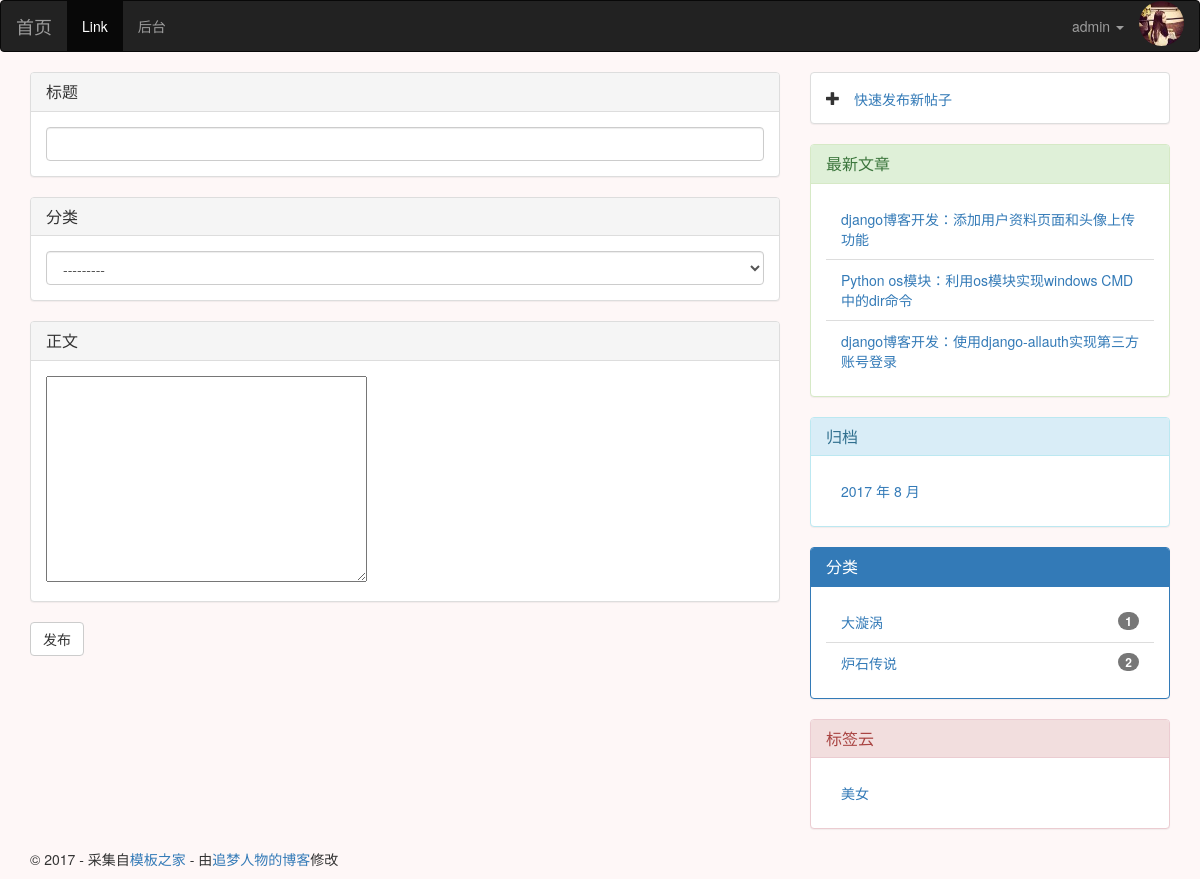
Page /new/ (signed in) on the earlier database version.
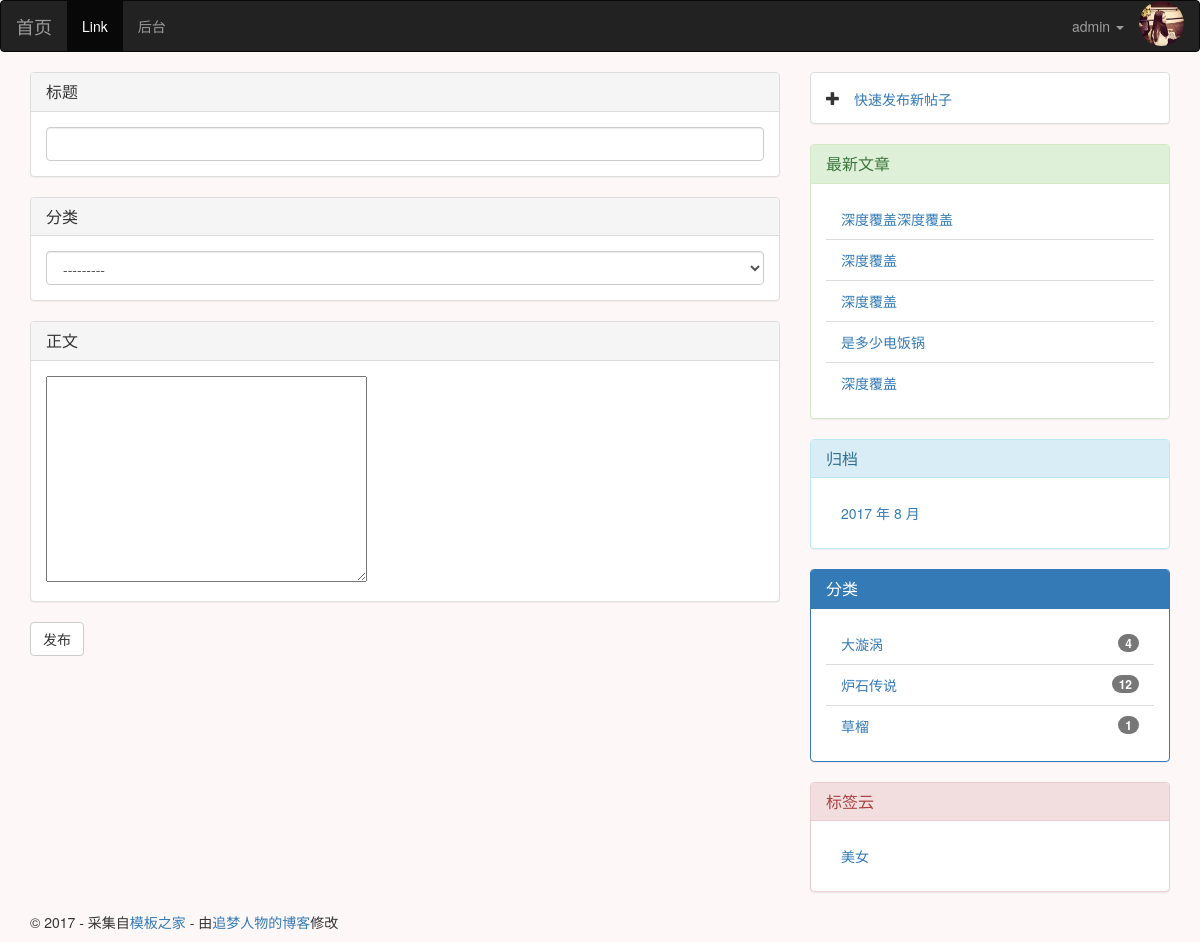
Same page on the later database version.
### blog/models.py (models this page shows, shortened)
class Post(models.Model):
    title = models.CharField(max_length=255)
    def get_absolute_url(self):
        return reverse('blog:detail', kwargs={'pk': self.pk})
    body = RichTextUploadingField(verbose_name='正文')
    views = models.PositiveIntegerField(default=0)
    excerpt = models.CharField(max_length=200, blank=True)
    created_time = models.DateTimeField(auto_now_add=True)
    modified_time = models.DateTimeField(auto_now_add=True)
    category = models.ForeignKey(Category)
    tags = models.ManyToManyField(Tag, blank=True)
    author = models.ForeignKey(User)
    class Meta:
        ordering = ['-created_time']

class Category(models.Model):
    name = models.CharField(max_length=100)
    def __str__(self):
        return self.name

class Tag(models.Model):
    name = models.CharField(max_length=70)

### blog/views.py (the view)
# urls.py: url(r'^new/$', views.post_new, name='post_new'),
def post_new(request):
    if request.method == "POST":
        form = PostForm(request.POST)
        if form.is_valid():
            post = form.save(commit=False)
            post.author = request.user
            post.save()
    else:
        form = PostForm()
    return render(request, 'blog/newpost.html', {'form': form})

### blog/forms.py
class PostForm(forms.ModelForm):
    class Meta:
        model = Post
        fields = ('title', 'body', 'category', 'tags')
        widgets = {
            'title': TextInput(attrs={'class':'form-control'}),
            'category':Select(attrs={'class': 'form-control'}),
        }

### blog/templatetags/blog_tags.py (called while the page is built)
@register.simple_tag              # 将函数注册为模板
def get_recent_posts(num=5):
    return Post.objects.all().order_by('-created_time')[:num]

@register.simple_tag
def archives():
    return Post.objects.dates('created_time', 'month', order='DESC')

@register.simple_tag
def get_categories():
    return Category.objects.annotate(num_posts=Count('post')).filter(num_posts__gt=0)

@register.simple_tag
def get_tag():
    return Tag.objects.all()

### templates/blog/newpost.html (shortened to what this page needs)
{% extends 'base.html' %}
{% load staticfiles %}
{% block main %}
    <form method="POST" class="post-form">{% csrf_token %}
        <div class="panel panel-default">
        <div class="panel-heading">
        <h3 class="panel-title">标题</h3>
        </div>
        <div class="panel-body">
        {{ form.title }}
        </div>
        </div>
          <div class="panel panel-default">
        <div class="panel-heading">
        <h3 class="panel-title">分类</h3>
        </div>
        <div class="panel-body">
        {{ form.category }}
        </div>
        </div>
         <div class="panel panel-default">
        <div class="panel-heading">
        <h3 class="panel-title">正文</h3>
        </div>
        <div class="panel-body">
        {{ form.body}}
        </div>
        </div>
        <button type="submit" class="save btn btn-default">发布</button>
    </form>
{% endblock main %}

### templates/base.html (shortened to what the changed rows need)
{% load staticfiles %}
{% load blog_tags %}
<!DOCTYPE html>
<html>
<head>
    <link rel="stylesheet" href="//cdn.bootcss.com/bootstrap/3.3.7/css/bootstrap.min.css">
    <link rel="stylesheet" href="{% static 'blog/css/custom.css' %}">
    <link rel="stylesheet" href="{% static 'blog/css/prism.css' %}">
    <link rel="stylesheet" href="{% static 'easy_comment/css/comment.css' %}">
    <link rel="stylesheet" href="{% static 'easy_comment/css/prism.css' %}">
</head>
<body class="body-qiansebeijing">
<div class="content-body">
    <div class="container">
        <div class="row">
            <aside class="col-md-4">
                <div class="panel panel-success">
                    {% get_recent_posts as recent_post_list %}
                    <ul class="list-group panel-body">
                        {% for post in recent_post_list %}
                        <li class="list-group-item">
                            <a href="{{ post.get_absolute_url }}">{{ post.title }}</a>
                        </li>
                        {% endfor %}
                    </ul>
                </div>
                <div class="panel panel-info">
                    {% archives as date_list %}
                    <ul class="list-group panel-body">
                        {% for date in date_list %}
                        <li class="list-group-item">
                            <a href="#">{{date.year}} 年 {{date.month}} 月</a>
                        </li>
                        {% empty %}
                        暂无归档
                        {% endfor %}
                    </ul>
                </div>
                <div class="panel panel-primary">
                    {% get_categories as category_list %}
                    <ul class="list-group panel-body">
                        {% for category in category_list %}
                        <li class="list-group-item">
                         <span class="badge">{{ category.num_posts}}</span>
                            <a href="{% url 'blog:category' category.pk %}">{{category.name}}</a>
                        </li>
                        {% endfor %}
                    </ul>
                </div>
                <div class="panel panel-danger">
                    {% get_tag as tag_list %}
                    <ul class="list-group panel-body">
                        {% for Tag in tag_list %}
                        <li class="list-group-item">
                            <a href="{% url 'blog:tag' Tag.pk %}">{{Tag.name}}</a>
                        </li>
                        {% endfor %}
                    </ul>
                </div>
            </aside>
        </div>
    </div>
</div>
</body>
</html>

Differences in the rows shown:
no longer on this page (row unchanged): Post: title "django博客开发：添加用户资料页面和头像上传功能"
no longer on this page (row edited): Post: title "Python os模块：利用os模块实现windows CMD中的dir命令"
no longer on this page (row unchanged): Post: title "django博客开发：使用django-allauth实现第三方账号登录"
added Post: title "深度覆盖深度覆盖"
added Post: title "深度覆盖"
added Post: title "深度覆盖"
added Post: title "是多少电饭锅"
added Post: title "深度覆盖"
computed for Category "大漩涡": num_posts "1" → "4"
computed for Category "炉石传说": num_posts "2" → "12"
now on this page (row unchanged): Category: num_posts "1", name "草榴"
